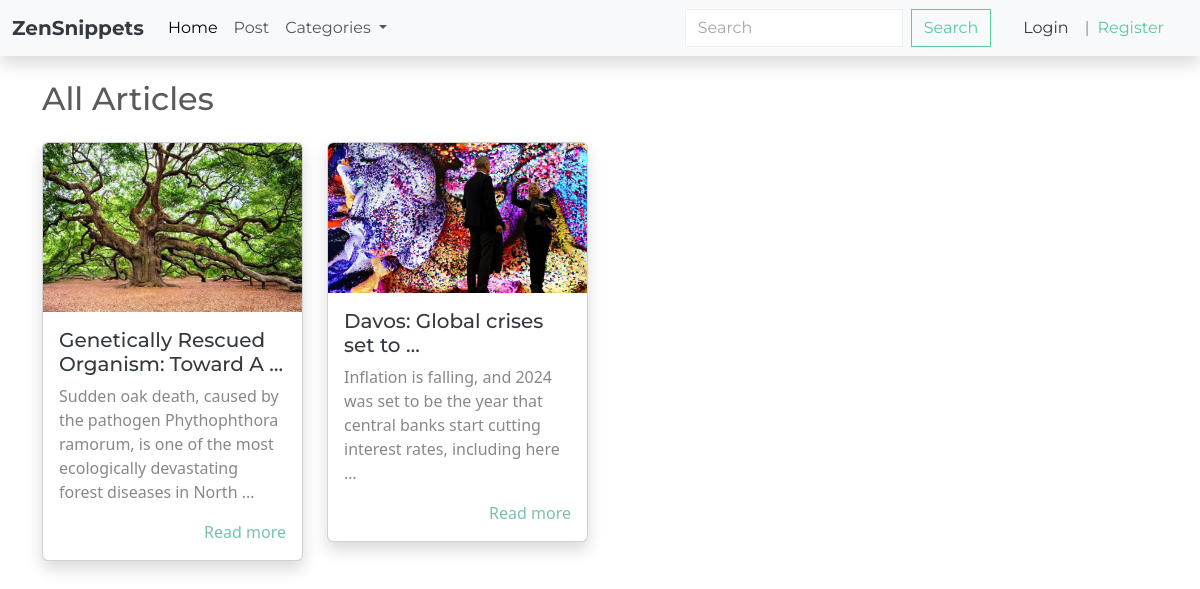
/, run on an earlier commit of the app's database.
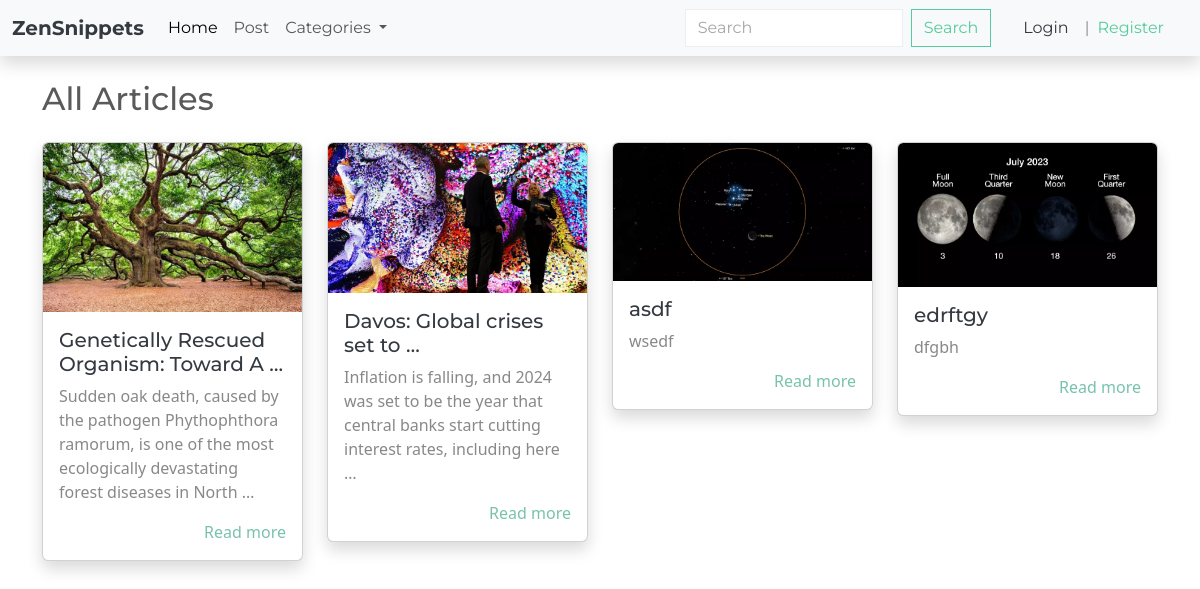
And on a later commit of the database.
### article/models.py (models this page shows, shortened)
class Article(models.Model):
    category = models.ForeignKey(Category, on_delete = models.CASCADE, default = 1 )
    title = models.CharField(max_length=100)
    content = models.TextField(max_length = 2000)
    img = models.ImageField(upload_to='article_images/', default= 'default_img.jpg')
    pub_date = models.DateField(auto_now= True)

### article/views.py (the view)
# urls.py: path('', index , name= 'index'),
def index(request):
    all_articles = Article.objects.all()
    context = {
        'articles': all_articles,
    }
    return render(request, 'article/index.html', context)

### article/models.py (called while the page is built)
    def __str__(self):
        return self.name

### article/views.py (called while the page is built)
def categories(request):
    categories = Category.objects.all()
    return {
        'categories': categories,
    }

### article/templates/article/index.html
{% extends "base.html" %}
{% block content %}
<div class="container">
    <h2 class="my-4">All Articles</h2>
    <div class="row row-cols-1 row-cols-md-2 row-cols-lg-3 row-cols-xl-4 g-4">
        {% for article in articles %}
        <div class="col">
            <div class="card shadow">
                <img src="{{ article.img.url }}" class="card-img-top" alt="...">
                <div class="card-body">
                    <h5 class="card-title text-dark">{{ article.title | truncatewords:5 }}</h5>
                    <p class="card-text">{{ article.content | truncatewords:20 }}</p>
                    <a href="{% url 'article:single_article' article.id %}" class="float-end text-decoration-none">Read more</a>
                </div>
            </div>
        </div>
        {% endfor %}
    </div>
</div>
{% endblock content %}

What changed in the data, as far as the page shows it:
added Article: img (picture), title "asdf", content "wsedf"
added Article: img (picture), title "edrftgy", content "dfgbh"
